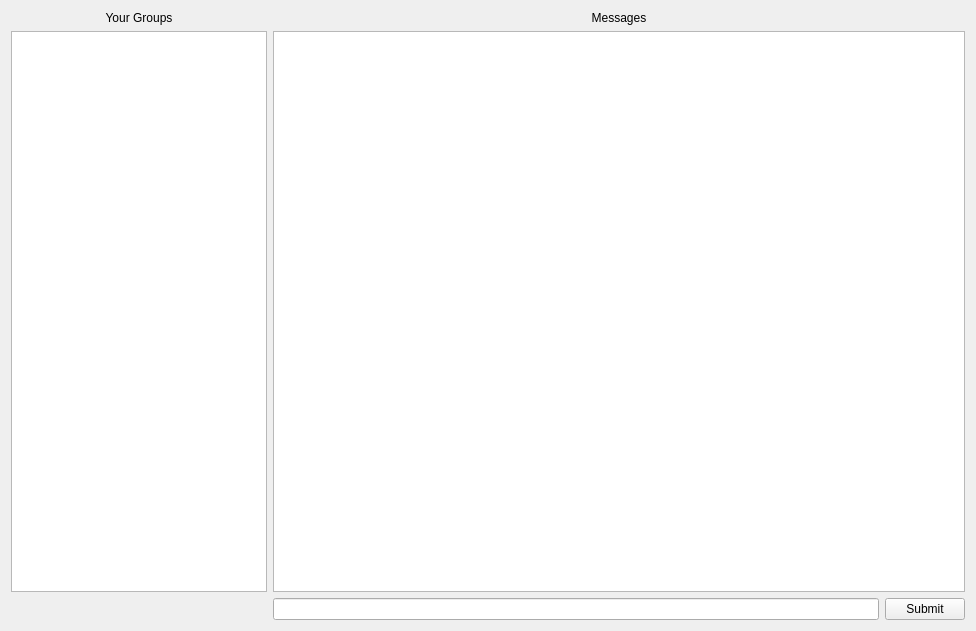
<?xml version="1.0" encoding="UTF-8"?>
<ui version="4.0">
 <class>MainWindow</class>
 <widget class="QMainWindow" name="MainWindow">
  <property name="geometry">
   <rect>
    <x>0</x>
    <y>0</y>
    <width>976</width>
    <height>631</height>
   </rect>
  </property>
  <property name="sizePolicy">
   <sizepolicy hsizetype="Preferred" vsizetype="Preferred">
    <horstretch>0</horstretch>
    <verstretch>0</verstretch>
   </sizepolicy>
  </property>
  <property name="windowTitle">
   <string>MainWindow</string>
  </property>
  <widget class="QWidget" name="centralWidget">
   <layout class="QGridLayout" name="gridLayout">
    <item row="6" column="2">
     <widget class="QPushButton" name="SubmitButton">
      <property name="sizePolicy">
       <sizepolicy hsizetype="Preferred" vsizetype="Fixed">
        <horstretch>0</horstretch>
        <verstretch>0</verstretch>
       </sizepolicy>
      </property>
      <property name="text">
       <string>Submit</string>
      </property>
     </widget>
    </item>
    <item row="0" column="1" colspan="2">
     <widget class="QLabel" name="MessagesLabel">
      <property name="text">
       <string>Messages</string>
      </property>
      <property name="alignment">
       <set>Qt::AlignCenter</set>
      </property>
     </widget>
    </item>
    <item row="6" column="1">
     <widget class="QLineEdit" name="UserLineEdit"/>
    </item>
    <item row="0" column="0">
     <widget class="QLabel" name="YourGroupsLabel">
      <property name="text">
       <string>Your Groups</string>
      </property>
      <property name="alignment">
       <set>Qt::AlignCenter</set>
      </property>
     </widget>
    </item>
    <item row="2" column="1" colspan="2">
     <widget class="QListWidget" name="MessagesListWidget">
      <property name="sizePolicy">
       <sizepolicy hsizetype="Preferred" vsizetype="Preferred">
        <horstretch>0</horstretch>
        <verstretch>0</verstretch>
       </sizepolicy>
      </property>
     </widget>
    </item>
    <item row="2" column="0">
     <widget class="QListWidget" name="FriendsListWidget">
      <property name="sizePolicy">
       <sizepolicy hsizetype="Preferred" vsizetype="Expanding">
        <horstretch>0</horstretch>
        <verstretch>0</verstretch>
       </sizepolicy>
      </property>
     </widget>
    </item>
   </layout>
  </widget>
 </widget>
 <layoutdefault spacing="6" margin="11"/>
 <resources/>
 <connections/>
</ui>
